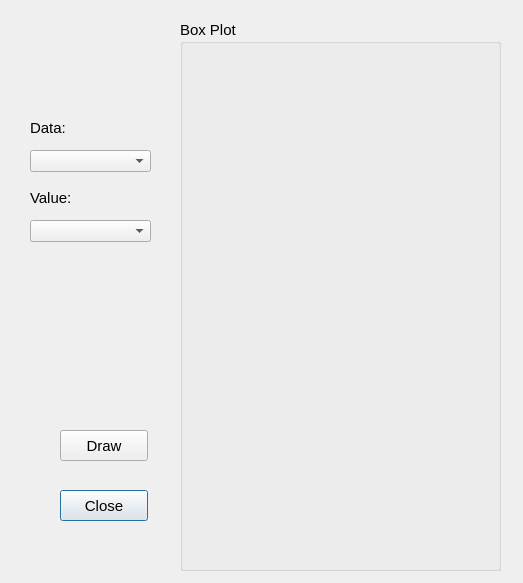
<?xml version="1.0" encoding="UTF-8"?>
<ui version="4.0">
 <class>BoxPlotDialog</class>
 <widget class="QDialog" name="BoxPlotDialog">
  <property name="geometry">
   <rect>
    <x>0</x>
    <y>0</y>
    <width>523</width>
    <height>583</height>
   </rect>
  </property>
  <property name="font">
   <font>
    <pointsize>11</pointsize>
   </font>
  </property>
  <property name="windowTitle">
   <string>Dialog</string>
  </property>
  <widget class="QPushButton" name="bt_close">
   <property name="geometry">
    <rect>
     <x>60</x>
     <y>490</y>
     <width>88</width>
     <height>31</height>
    </rect>
   </property>
   <property name="text">
    <string>Close</string>
   </property>
  </widget>
  <widget class="QComboBox" name="cmb_layer">
   <property name="geometry">
    <rect>
     <x>30</x>
     <y>150</y>
     <width>121</width>
     <height>22</height>
    </rect>
   </property>
  </widget>
  <widget class="QComboBox" name="cmb_field">
   <property name="geometry">
    <rect>
     <x>30</x>
     <y>220</y>
     <width>121</width>
     <height>22</height>
    </rect>
   </property>
  </widget>
  <widget class="QGroupBox" name="groupBox">
   <property name="geometry">
    <rect>
     <x>180</x>
     <y>20</y>
     <width>321</width>
     <height>551</height>
    </rect>
   </property>
   <property name="title">
    <string>Box Plot</string>
   </property>
   <widget class="BoxPlotDraw" name="BoxPlotWidget" native="true">
    <property name="geometry">
     <rect>
      <x>10</x>
      <y>20</y>
      <width>300</width>
      <height>521</height>
     </rect>
    </property>
   </widget>
  </widget>
  <widget class="QPushButton" name="bt_draw">
   <property name="geometry">
    <rect>
     <x>60</x>
     <y>430</y>
     <width>88</width>
     <height>31</height>
    </rect>
   </property>
   <property name="text">
    <string>Draw</string>
   </property>
  </widget>
  <widget class="QLabel" name="label">
   <property name="geometry">
    <rect>
     <x>30</x>
     <y>120</y>
     <width>41</width>
     <height>16</height>
    </rect>
   </property>
   <property name="text">
    <string>Data:</string>
   </property>
  </widget>
  <widget class="QLabel" name="label_2">
   <property name="geometry">
    <rect>
     <x>30</x>
     <y>190</y>
     <width>51</width>
     <height>16</height>
    </rect>
   </property>
   <property name="text">
    <string>Value:</string>
   </property>
  </widget>
 </widget>
 <customwidgets>
  <customwidget>
   <class>BoxPlotDraw</class>
   <extends>QWidget</extends>
   <header location="global">boxplotdraw.h</header>
   <container>1</container>
  </customwidget>
 </customwidgets>
 <resources/>
 <connections/>
</ui>
